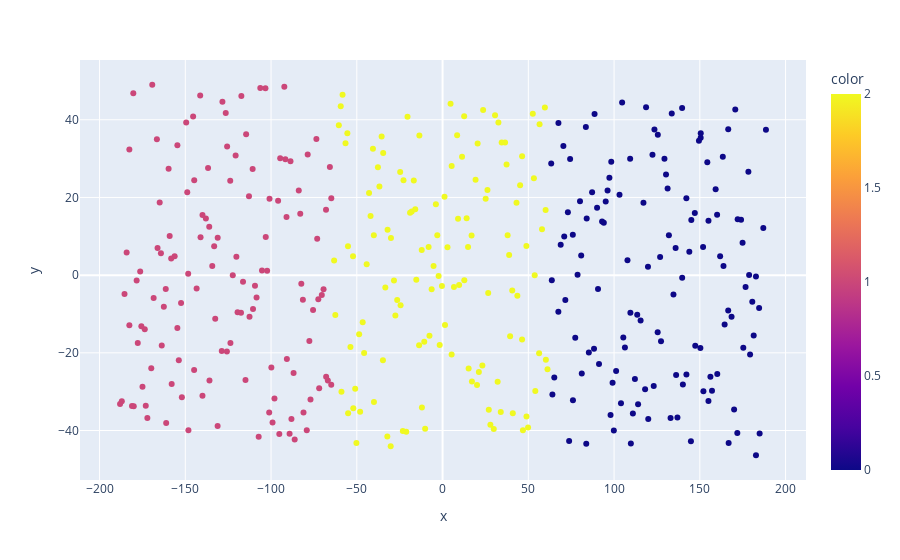

The code cell stored with this chart in its notebook:
### Code cell
px.scatter(data_frame = villagers, x = X_pca[:, 0], y = X_pca[:, 1], color = encoded_data['cluster'], hover_data = villagers[['name', 'gender', 'species', 'birthday', 'personality', 'song', 'phrase']])

### Figure 1 — Plotly figure (JSON) as saved in the notebook; plotly's stock layout.template omitted (floating-point values rounded to 4 significant figures; data arrays with more than 128 entries replaced by an {"elided": "..."} marker saying what was removed)
{"data": [{"customdata": {"elided": "379x7 str values"}, "hovertemplate": "x=%{x}<br>y=%{y}<br>name=%{customdata[0]}<br>gender=%{customdata[1]}<br>species=%{customdata[2]}<br>birthday=%{customdata[3]}<br>personality=%{customdata[4]}<br>song=%{customdata[5]}<br>phrase=%{customdata[6]}<br>color=%{marker.color}<extra></extra>", "legendgroup": "", "marker": {"color": {"elided": "379 int values"}, "coloraxis": "coloraxis", "symbol": "circle"}, "mode": "markers", "name": "", "orientation": "v", "showlegend": false, "type": "scatter", "x": {"elided": "379 float values"}, "xaxis": "x", "y": {"elided": "379 float values"}, "yaxis": "y"}], "layout": {"coloraxis": {"colorbar": {"title": {"text": "color"}}, "colorscale": [[0, "#0d0887"], [0.1111, "#46039f"], [0.2222, "#7201a8"], [0.3333, "#9c179e"], [0.4444, "#bd3786"], [0.5556, "#d8576b"], [0.6667, "#ed7953"], [0.7778, "#fb9f3a"], [0.8889, "#fdca26"], [1, "#f0f921"]]}, "legend": {"tracegroupgap": 0}, "margin": {"t": 60}, "xaxis": {"anchor": "y", "domain": [0, 1], "title": {"text": "x"}}, "yaxis": {"anchor": "x", "domain": [0, 1], "title": {"text": "y"}}}}
